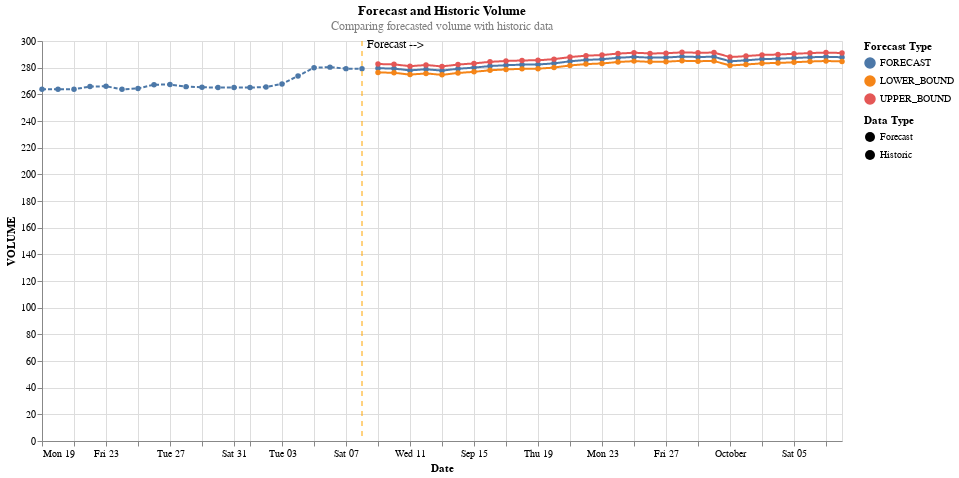
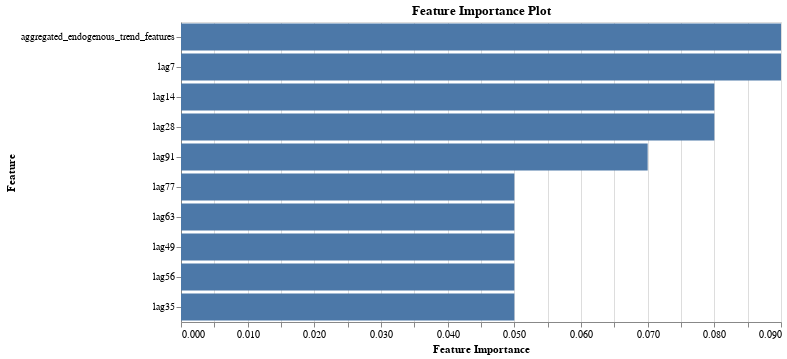

Notebook source saved alongside these figures, in order:
### Code cell
forecast_model.generate_forecast_and_visualization(show_historical=True)

### Figure 1 — Vega-Lite specification as saved in the notebook (floating-point values rounded to 4 significant figures)
{"config": {"view": {"continuousWidth": 300, "continuousHeight": 300}}, "layer": [{"data": {"name": "data-0da4e893a12f7b5538c9a79e74062c2f"}, "mark": {"type": "line", "point": true}, "encoding": {"color": {"field": "VALUE_TYPE", "legend": {"title": "Forecast Type"}, "type": "nominal"}, "strokeDash": {"field": "TYPE", "legend": {"title": "Data Type"}, "type": "nominal"}, "x": {"axis": {"title": "Date"}, "field": "USAGE_DATE", "type": "temporal"}, "y": {"field": "VOLUME", "type": "quantitative"}}, "title": {"text": ["Forecast and Historic Volume"], "subtitle": ["Comparing forecasted volume with historic data"], "color": "black", "subtitleColor": "gray"}}, {"data": {"name": "data-ca3ff9083727f221f8010f6e57268145"}, "mark": {"type": "rule", "color": "orange", "strokeDash": [5, 5]}, "encoding": {"x": {"field": "x", "type": "temporal"}}}, {"data": {"name": "data-cdb06b24f839ea4456cacb024cf0020d"}, "mark": {"type": "text", "align": "left", "baseline": "bottom", "dx": 5, "dy": 5, "fontSize": 12}, "encoding": {"text": {"field": "label", "type": "nominal"}, "x": {"field": "x", "type": "temporal"}, "y": {"value": 5}}}], "height": 400, "width": 800, "$schema": "https://vega.github.io/schema/vega-lite/v5.17.0.json", "datasets": {"data-0da4e893a12f7b5538c9a79e74062c2f": [{"USAGE_DATE": "2024-10-08T00:00:00", "TYPE": "Forecast", "VALUE_TYPE": "FORECAST", "VOLUME": 287.8}, {"USAGE_DATE": "2024-10-07T00:00:00", "TYPE": "Forecast", "VALUE_TYPE": "FORECAST", "VOLUME": 288.2}, {"USAGE_DATE": "2024-10-06T00:00:00", "TYPE": "Forecast", "VALUE_TYPE": "FORECAST", "VOLUME": 287.8}, {"USAGE_DATE": "2024-10-05T00:00:00", "TYPE": "Forecast", "VALUE_TYPE": "FORECAST", "VOLUME": 287.2}, {"USAGE_DATE": "2024-10-04T00:00:00", "TYPE": "Forecast", "VALUE_TYPE": "FORECAST", "VOLUME": 286.7}, {"USAGE_DATE": "2024-10-03T00:00:00", "TYPE": "Forecast", "VALUE_TYPE": "FORECAST", "VOLUME": 286.4}, {"USAGE_DATE": "2024-10-02T00:00:00", "TYPE": "Forecast", "VALUE_TYPE": "FORECAST", "VOLUME": 285.5}, {"USAGE_DATE": "2024-10-01T00:00:00", "TYPE": "Forecast", "VALUE_TYPE": "FORECAST", "VOLUME": 284.8}, {"USAGE_DATE": "2024-09-30T00:00:00", "TYPE": "Forecast", "VALUE_TYPE": "FORECAST", "VOLUME": 288.2}, {"USAGE_DATE": "2024-09-29T00:00:00", "TYPE": "Forecast", "VALUE_TYPE": "FORECAST", "VOLUME": 288.0}, {"USAGE_DATE": "2024-09-28T00:00:00", "TYPE": "Forecast", "VALUE_TYPE": "FORECAST", "VOLUME": 288.3}, {"USAGE_DATE": "2024-09-27T00:00:00", "TYPE": "Forecast", "VALUE_TYPE": "FORECAST", "VOLUME": 287.6}, {"USAGE_DATE": "2024-09-26T00:00:00", "TYPE": "Forecast", "VALUE_TYPE": "FORECAST", "VOLUME": 287.5}, {"USAGE_DATE": "2024-09-25T00:00:00", "TYPE": "Forecast", "VALUE_TYPE": "FORECAST", "VOLUME": 288.1}, {"USAGE_DATE": "2024-09-24T00:00:00", "TYPE": "Forecast", "VALUE_TYPE": "FORECAST", "VOLUME": 287.4}, {"USAGE_DATE": "2024-09-23T00:00:00", "TYPE": "Forecast", "VALUE_TYPE": "FORECAST", "VOLUME": 286.3}, {"USAGE_DATE": "2024-09-22T00:00:00", "TYPE": "Forecast", "VALUE_TYPE": "FORECAST", "VOLUME": 285.8}, {"USAGE_DATE": "2024-09-21T00:00:00", "TYPE": "Forecast", "VALUE_TYPE": "FORECAST", "VOLUME": 284.8}, {"USAGE_DATE": "2024-09-20T00:00:00", "TYPE": "Forecast", "VALUE_TYPE": "FORECAST", "VOLUME": 283.2}, {"USAGE_DATE": "2024-09-19T00:00:00", "TYPE": "Forecast", "VALUE_TYPE": "FORECAST", "VOLUME": 282.4}, {"USAGE_DATE": "2024-09-18T00:00:00", "TYPE": "Forecast", "VALUE_TYPE": "FORECAST", "VOLUME": 282.3}, {"USAGE_DATE": "2024-09-17T00:00:00", "TYPE": "Forecast", "VALUE_TYPE": "FORECAST", "VOLUME": 281.8}, {"USAGE_DATE": "2024-09-16T00:00:00", "TYPE": "Forecast", "VALUE_TYPE": "FORECAST", "VOLUME": 281.2}, {"USAGE_DATE": "2024-09-15T00:00:00", "TYPE": "Forecast", "VALUE_TYPE": "FORECAST", "VOLUME": 280.0}, {"USAGE_DATE": "2024-09-14T00:00:00", "TYPE": "Forecast", "VALUE_TYPE": "FORECAST", "VOLUME": 279.2}, {"USAGE_DATE": "2024-09-13T00:00:00", "TYPE": "Forecast", "VALUE_TYPE": "FORECAST", "VOLUME": 277.8}, {"USAGE_DATE": "2024-09-12T00:00:00", "TYPE": "Forecast", "VALUE_TYPE": "FORECAST", "VOLUME": 278.8}, {"USAGE_DATE": "2024-09-11T00:00:00", "TYPE": "Forecast", "VALUE_TYPE": "FORECAST", "VOLUME": 278.0}, {"USAGE_DATE": "2024-09-10T00:00:00", "TYPE": "Forecast", "VALUE_TYPE": "FORECAST", "VOLUME": 279.3}, {"USAGE_DATE": "2024-09-09T00:00:00", "TYPE": "Forecast", "VALUE_TYPE": "FORECAST", "VOLUME": 279.6}, {"USAGE_DATE": "2024-09-08T00:00:00", "TYPE": "Historic", "VALUE_TYPE": "FORECAST", "VOLUME": 279.3}, {"USAGE_DATE": "2024-09-07T00:00:00", "TYPE": "Historic", "VALUE_TYPE": "FORECAST", "VOLUME": 279.3}, {"USAGE_DATE": "2024-09-06T00:00:00", "TYPE": "Historic", "VALUE_TYPE": "FORECAST", "VOLUME": 280.4}, {"USAGE_DATE": "2024-09-05T00:00:00", "TYPE": "Historic", "VALUE_TYPE": "FORECAST", "VOLUME": 280.0}, {"USAGE_DATE": "2024-09-04T00:00:00", "TYPE": "Historic", "VALUE_TYPE": "FORECAST", "VOLUME": 273.8}, {"USAGE_DATE": "2024-09-03T00:00:00", "TYPE": "Historic", "VALUE_TYPE": "FORECAST", "VOLUME": 267.8}, {"USAGE_DATE": "2024-09-02T00:00:00", "TYPE": "Historic", "VALUE_TYPE": "FORECAST", "VOLUME": 265.5}, {"USAGE_DATE": "2024-09-01T00:00:00", "TYPE": "Historic", "VALUE_TYPE": "FORECAST", "VOLUME": 265.1}, {"USAGE_DATE": "2024-08-31T00:00:00", "TYPE": "Historic", "VALUE_TYPE": "FORECAST", "VOLUME": 265.1}, {"USAGE_DATE": "2024-08-30T00:00:00", "TYPE": "Historic", "VALUE_TYPE": "FORECAST", "VOLUME": 265.1}, {"USAGE_DATE": "2024-08-29T00:00:00", "TYPE": "Historic", "VALUE_TYPE": "FORECAST", "VOLUME": 265.3}, {"USAGE_DATE": "2024-08-28T00:00:00", "TYPE": "Historic", "VALUE_TYPE": "FORECAST", "VOLUME": 265.8}, {"USAGE_DATE": "2024-08-27T00:00:00", "TYPE": "Historic", "VALUE_TYPE": "FORECAST", "VOLUME": 267.3}, {"USAGE_DATE": "2024-08-26T00:00:00", "TYPE": "Historic", "VALUE_TYPE": "FORECAST", "VOLUME": 267.2}, {"USAGE_DATE": "2024-08-25T00:00:00", "TYPE": "Historic", "VALUE_TYPE": "FORECAST", "VOLUME": 264.4}, {"USAGE_DATE": "2024-08-24T00:00:00", "TYPE": "Historic", "VALUE_TYPE": "FORECAST", "VOLUME": 263.7}, {"USAGE_DATE": "2024-08-23T00:00:00", "TYPE": "Historic", "VALUE_TYPE": "FORECAST", "VOLUME": 266.0}, {"USAGE_DATE": "2024-08-22T00:00:00", "TYPE": "Historic", "VALUE_TYPE": "FORECAST", "VOLUME": 265.8}, {"USAGE_DATE": "2024-08-21T00:00:00", "TYPE": "Historic", "VALUE_TYPE": "FORECAST", "VOLUME": 263.8}, {"USAGE_DATE": "2024-08-20T00:00:00", "TYPE": "Historic", "VALUE_TYPE": "FORECAST", "VOLUME": 263.7}, {"USAGE_DATE": "2024-08-19T00:00:00", "TYPE": "Historic", "VALUE_TYPE": "FORECAST", "VOLUME": 263.7}, {"USAGE_DATE": "2024-10-08T00:00:00", "TYPE": "Forecast", "VALUE_TYPE": "LOWER_BOUND", "VOLUME": 284.7}, {"USAGE_DATE": "2024-10-07T00:00:00", "TYPE": "Forecast", "VALUE_TYPE": "LOWER_BOUND", "VOLUME": 285.0}, {"USAGE_DATE": "2024-10-06T00:00:00", "TYPE": "Forecast", "VALUE_TYPE": "LOWER_BOUND", "VOLUME": 284.6}, {"USAGE_DATE": "2024-10-05T00:00:00", "TYPE": "Forecast", "VALUE_TYPE": "LOWER_BOUND", "VOLUME": 284.1}, {"USAGE_DATE": "2024-10-04T00:00:00", "TYPE": "Forecast", "VALUE_TYPE": "LOWER_BOUND", "VOLUME": 283.5}, {"USAGE_DATE": "2024-10-03T00:00:00", "TYPE": "Forecast", "VALUE_TYPE": "LOWER_BOUND", "VOLUME": 283.3}, {"USAGE_DATE": "2024-10-02T00:00:00", "TYPE": "Forecast", "VALUE_TYPE": "LOWER_BOUND", "VOLUME": 282.3}, {"USAGE_DATE": "2024-10-01T00:00:00", "TYPE": "Forecast", "VALUE_TYPE": "LOWER_BOUND", "VOLUME": 281.6}, {"USAGE_DATE": "2024-09-30T00:00:00", "TYPE": "Forecast", "VALUE_TYPE": "LOWER_BOUND", "VOLUME": 285.0}, {"USAGE_DATE": "2024-09-29T00:00:00", "TYPE": "Forecast", "VALUE_TYPE": "LOWER_BOUND", "VOLUME": 284.9}, {"USAGE_DATE": "2024-09-28T00:00:00", "TYPE": "Forecast", "VALUE_TYPE": "LOWER_BOUND", "VOLUME": 285.2}, {"USAGE_DATE": "2024-09-27T00:00:00", "TYPE": "Forecast", "VALUE_TYPE": "LOWER_BOUND", "VOLUME": 284.5}, {"USAGE_DATE": "2024-09-26T00:00:00", "TYPE": "Forecast", "VALUE_TYPE": "LOWER_BOUND", "VOLUME": 284.4}, {"USAGE_DATE": "2024-09-25T00:00:00", "TYPE": "Forecast", "VALUE_TYPE": "LOWER_BOUND", "VOLUME": 284.9}, {"USAGE_DATE": "2024-09-24T00:00:00", "TYPE": "Forecast", "VALUE_TYPE": "LOWER_BOUND", "VOLUME": 284.2}, {"USAGE_DATE": "2024-09-23T00:00:00", "TYPE": "Forecast", "VALUE_TYPE": "LOWER_BOUND", "VOLUME": 283.2}, {"USAGE_DATE": "2024-09-22T00:00:00", "TYPE": "Forecast", "VALUE_TYPE": "LOWER_BOUND", "VOLUME": 282.7}, {"USAGE_DATE": "2024-09-21T00:00:00", "TYPE": "Forecast", "VALUE_TYPE": "LOWER_BOUND", "VOLUME": 281.6}, {"USAGE_DATE": "2024-09-20T00:00:00", "TYPE": "Forecast", "VALUE_TYPE": "LOWER_BOUND", "VOLUME": 280.1}, {"USAGE_DATE": "2024-09-19T00:00:00", "TYPE": "Forecast", "VALUE_TYPE": "LOWER_BOUND", "VOLUME": 279.2}, {"USAGE_DATE": "2024-09-18T00:00:00", "TYPE": "Forecast", "VALUE_TYPE": "LOWER_BOUND", "VOLUME": 279.1}, {"USAGE_DATE": "2024-09-17T00:00:00", "TYPE": "Forecast", "VALUE_TYPE": "LOWER_BOUND", "VOLUME": 278.7}, {"USAGE_DATE": "2024-09-16T00:00:00", "TYPE": "Forecast", "VALUE_TYPE": "LOWER_BOUND", "VOLUME": 278.0}, {"USAGE_DATE": "2024-09-15T00:00:00", "TYPE": "Forecast", "VALUE_TYPE": "LOWER_BOUND", "VOLUME": 276.9}, {"USAGE_DATE": "2024-09-14T00:00:00", "TYPE": "Forecast", "VALUE_TYPE": "LOWER_BOUND", "VOLUME": 276.0}, {"USAGE_DATE": "2024-09-13T00:00:00", "TYPE": "Forecast", "VALUE_TYPE": "LOWER_BOUND", "VOLUME": 274.6}, {"USAGE_DATE": "2024-09-12T00:00:00", "TYPE": "Forecast", "VALUE_TYPE": "LOWER_BOUND", "VOLUME": 275.7}, {"USAGE_DATE": "2024-09-11T00:00:00", "TYPE": "Forecast", "VALUE_TYPE": "LOWER_BOUND", "VOLUME": 274.8}, {"USAGE_DATE": "2024-09-10T00:00:00", "TYPE": "Forecast", "VALUE_TYPE": "LOWER_BOUND", "VOLUME": 276.2}, {"USAGE_DATE": "2024-09-09T00:00:00", "TYPE": "Forecast", "VALUE_TYPE": "LOWER_BOUND", "VOLUME": 276.4}, {"USAGE_DATE": "2024-10-08T00:00:00", "TYPE": "Forecast", "VALUE_TYPE": "UPPER_BOUND", "VOLUME": 291.0}, {"USAGE_DATE": "2024-10-07T00:00:00", "TYPE": "Forecast", "VALUE_TYPE": "UPPER_BOUND", "VOLUME": 291.3}, {"USAGE_DATE": "2024-10-06T00:00:00", "TYPE": "Forecast", "VALUE_TYPE": "UPPER_BOUND", "VOLUME": 291.0}, {"USAGE_DATE": "2024-10-05T00:00:00", "TYPE": "Forecast", "VALUE_TYPE": "UPPER_BOUND", "VOLUME": 290.4}, {"USAGE_DATE": "2024-10-04T00:00:00", "TYPE": "Forecast", "VALUE_TYPE": "UPPER_BOUND", "VOLUME": 289.9}, {"USAGE_DATE": "2024-10-03T00:00:00", "TYPE": "Forecast", "VALUE_TYPE": "UPPER_BOUND", "VOLUME": 289.6}, {"USAGE_DATE": "2024-10-02T00:00:00", "TYPE": "Forecast", "VALUE_TYPE": "UPPER_BOUND", "VOLUME": 288.7}, {"USAGE_DATE": "2024-10-01T00:00:00", "TYPE": "Forecast", "VALUE_TYPE": "UPPER_BOUND", "VOLUME": 287.9}, {"USAGE_DATE": "2024-09-30T00:00:00", "TYPE": "Forecast", "VALUE_TYPE": "UPPER_BOUND", "VOLUME": 291.3}, {"USAGE_DATE": "2024-09-29T00:00:00", "TYPE": "Forecast", "VALUE_TYPE": "UPPER_BOUND", "VOLUME": 291.2}, {"USAGE_DATE": "2024-09-28T00:00:00", "TYPE": "Forecast", "VALUE_TYPE": "UPPER_BOUND", "VOLUME": 291.5}, {"USAGE_DATE": "2024-09-27T00:00:00", "TYPE": "Forecast", "VALUE_TYPE": "UPPER_BOUND", "VOLUME": 290.8}, {"USAGE_DATE": "2024-09-26T00:00:00", "TYPE": "Forecast", "VALUE_TYPE": "UPPER_BOUND", "VOLUME": 290.7}, {"USAGE_DATE": "2024-09-25T00:00:00", "TYPE": "Forecast", "VALUE_TYPE": "UPPER_BOUND", "VOLUME": 291.2}, {"USAGE_DATE": "2024-09-24T00:00:00", "TYPE": "Forecast", "VALUE_TYPE": "UPPER_BOUND", "VOLUME": 290.6}, {"USAGE_DATE": "2024-09-23T00:00:00", "TYPE": "Forecast", "VALUE_TYPE": "UPPER_BOUND", "VOLUME": 289.5}, {"USAGE_DATE": "2024-09-22T00:00:00", "TYPE": "Forecast", "VALUE_TYPE": "UPPER_BOUND", "VOLUME": 289.0}, {"USAGE_DATE": "2024-09-21T00:00:00", "TYPE": "Forecast", "VALUE_TYPE": "UPPER_BOUND", "VOLUME": 287.9}, {"USAGE_DATE": "2024-09-20T00:00:00", "TYPE": "Forecast", "VALUE_TYPE": "UPPER_BOUND", "VOLUME": 286.4}, {"USAGE_DATE": "2024-09-19T00:00:00", "TYPE": "Forecast", "VALUE_TYPE": "UPPER_BOUND", "VOLUME": 285.5}, {"USAGE_DATE": "2024-09-18T00:00:00", "TYPE": "Forecast", "VALUE_TYPE": "UPPER_BOUND", "VOLUME": 285.4}, {"USAGE_DATE": "2024-09-17T00:00:00", "TYPE": "Forecast", "VALUE_TYPE": "UPPER_BOUND", "VOLUME": 285.0}, {"USAGE_DATE": "2024-09-16T00:00:00", "TYPE": "Forecast", "VALUE_TYPE": "UPPER_BOUND", "VOLUME": 284.4}, {"USAGE_DATE": "2024-09-15T00:00:00", "TYPE": "Forecast", "VALUE_TYPE": "UPPER_BOUND", "VOLUME": 283.2}, {"USAGE_DATE": "2024-09-14T00:00:00", "TYPE": "Forecast", "VALUE_TYPE": "UPPER_BOUND", "VOLUME": 282.3}, {"USAGE_DATE": "2024-09-13T00:00:00", "TYPE": "Forecast", "VALUE_TYPE": "UPPER_BOUND", "VOLUME": 280.9}, {"USAGE_DATE": "2024-09-12T00:00:00", "TYPE": "Forecast", "VALUE_TYPE": "UPPER_BOUND", "VOLUME": 282.0}, {"USAGE_DATE": "2024-09-11T00:00:00", "TYPE": "Forecast", "VALUE_TYPE": "UPPER_BOUND", "VOLUME": 281.1}, {"USAGE_DATE": "2024-09-10T00:00:00", "TYPE": "Forecast", "VALUE_TYPE": "UPPER_BOUND", "VOLUME": 282.5}, {"USAGE_DATE": "2024-09-09T00:00:00", "TYPE": "Forecast", "VALUE_TYPE": "UPPER_BOUND", "VOLUME": 282.7}], "data-ca3ff9083727f221f8010f6e57268145": [{"x": "2024-09-08T00:00:00"}], "data-cdb06b24f839ea4456cacb024cf0020d": [{"x": "2024-09-08T00:00:00", "label": "Forecast -->"}]}}

### Figure 2 — Vega-Lite specification as saved in the notebook (floating-point values rounded to 4 significant figures)
{"config": {"view": {"continuousWidth": 300, "continuousHeight": 300}}, "data": {"name": "data-432911f4262bfa31ef3fd2d4ba91508e"}, "mark": {"type": "bar"}, "encoding": {"x": {"field": "SCORE", "title": "Feature Importance", "type": "quantitative"}, "y": {"field": "FEATURE_NAME", "sort": "-x", "title": "Feature", "type": "nominal"}}, "height": 300, "title": "Feature Importance Plot", "width": 600, "$schema": "https://vega.github.io/schema/vega-lite/v5.17.0.json", "datasets": {"data-432911f4262bfa31ef3fd2d4ba91508e": [{"SERIES": null, "RANK": 1, "FEATURE_NAME": "aggregated_endogenous_trend_features", "SCORE": 0.09, "FEATURE_TYPE": "derived_from_endogenous"}, {"SERIES": null, "RANK": 2, "FEATURE_NAME": "lag7", "SCORE": 0.09, "FEATURE_TYPE": "derived_from_endogenous"}, {"SERIES": null, "RANK": 3, "FEATURE_NAME": "lag14", "SCORE": 0.08, "FEATURE_TYPE": "derived_from_endogenous"}, {"SERIES": null, "RANK": 4, "FEATURE_NAME": "lag28", "SCORE": 0.08, "FEATURE_TYPE": "derived_from_endogenous"}, {"SERIES": null, "RANK": 5, "FEATURE_NAME": "lag91", "SCORE": 0.07, "FEATURE_TYPE": "derived_from_endogenous"}, {"SERIES": null, "RANK": 10, "FEATURE_NAME": "lag77", "SCORE": 0.05, "FEATURE_TYPE": "derived_from_endogenous"}, {"SERIES": null, "RANK": 13, "FEATURE_NAME": "lag63", "SCORE": 0.05, "FEATURE_TYPE": "derived_from_endogenous"}, {"SERIES": null, "RANK": 11, "FEATURE_NAME": "lag49", "SCORE": 0.05, "FEATURE_TYPE": "derived_from_endogenous"}, {"SERIES": null, "RANK": 12, "FEATURE_NAME": "lag56", "SCORE": 0.05, "FEATURE_TYPE": "derived_from_endogenous"}, {"SERIES": null, "RANK": 9, "FEATURE_NAME": "lag35", "SCORE": 0.05, "FEATURE_TYPE": "derived_from_endogenous"}]}}
